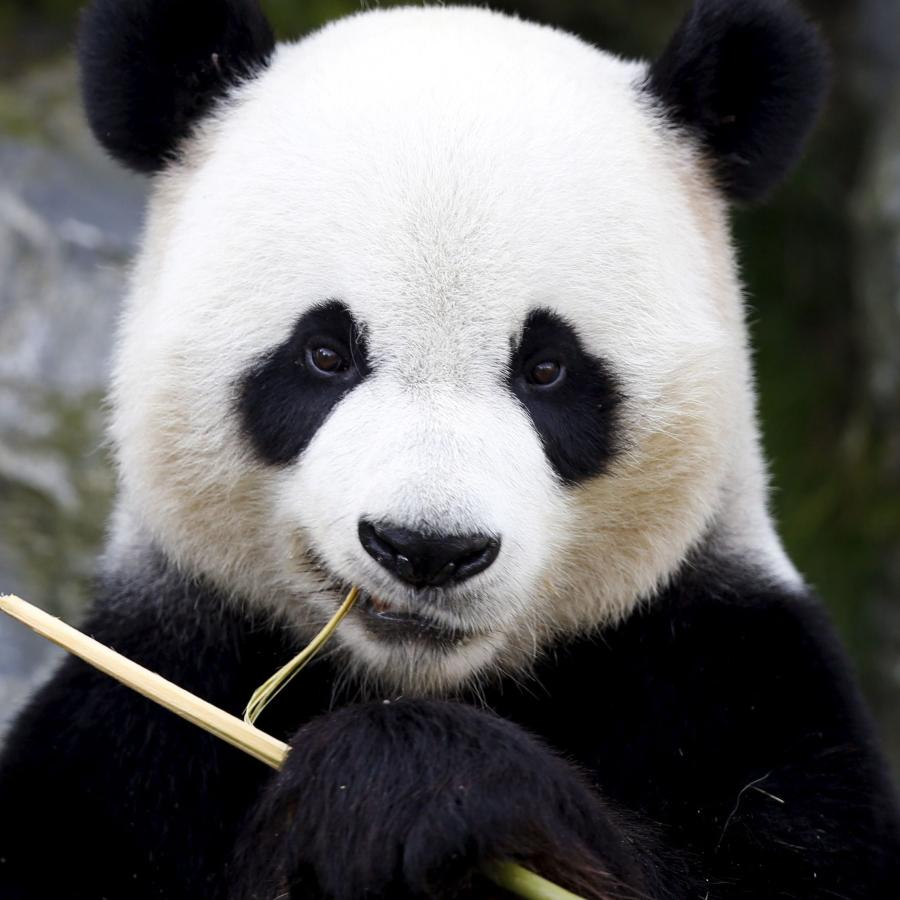
#> input picture data/pandas.jpg, 900 x 900 px
$ jupyter execute images_videos.ipynb   (shell and % lines are left out)
#> lines starting #> are read from the running program, lines starting #| are printed output that depends on the picture
## Reading and Loading Images with OpenCV and NumPy

[cell 1]
import numpy as np
import cv2
from matplotlib import pyplot as plt

[cell 2]
panda_img = cv2.imread('./data/pandas.jpg')
#> panda_img is the input picture: shape (900, 900, 3); mean B, G, R 102.7, 103.2, 104.1
print(panda_img.shape)
#| (900, 900, 3)
panda_gray_img = cv2.cvtColor(panda_img, cv2.COLOR_BGR2GRAY)
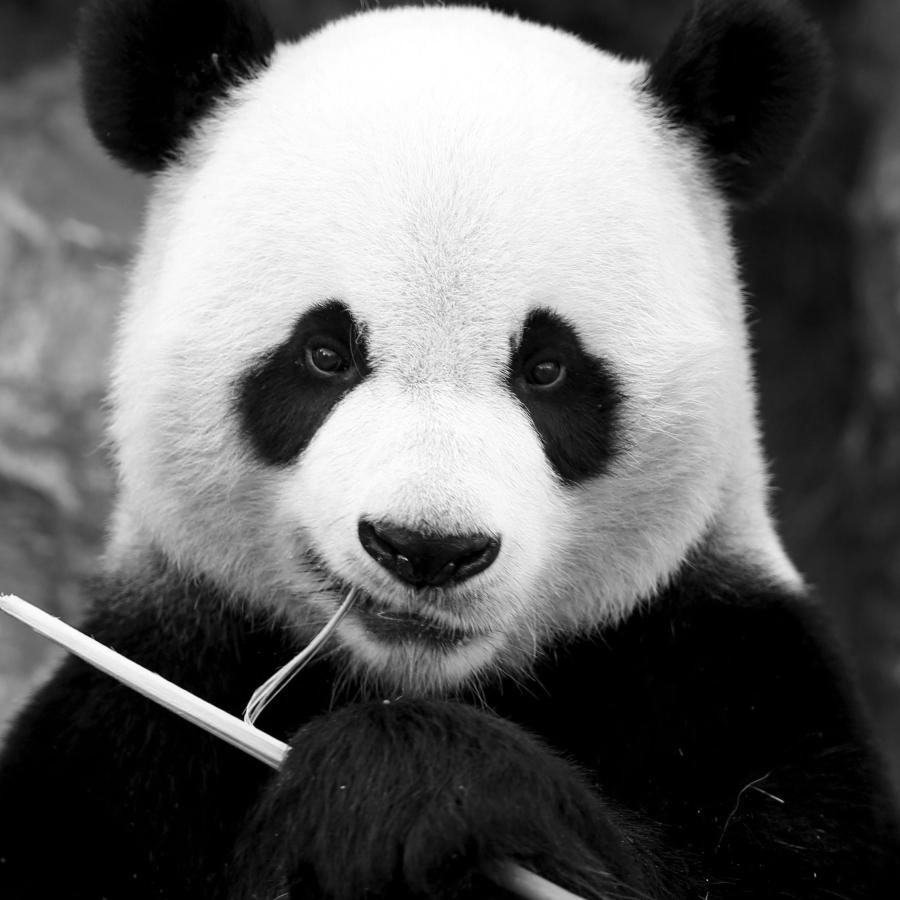
#> panda_gray_img: shape (900, 900); min 0, max 255, mean 103.4

#cv2.imshow("Color Panda", panda_img)
plt.imshow(panda_img)
plt.title('Color Panda')
plt.show()

#cv2.imshow("Grey Panda", panda_gray_img)
plt.imshow(panda_gray_img)
plt.title('Grey Panda')
plt.show()

cv2.imwrite('gray_panda', panda_gray_img)
cv2.waitKey(0)
cv2.destroyAllWindows()
